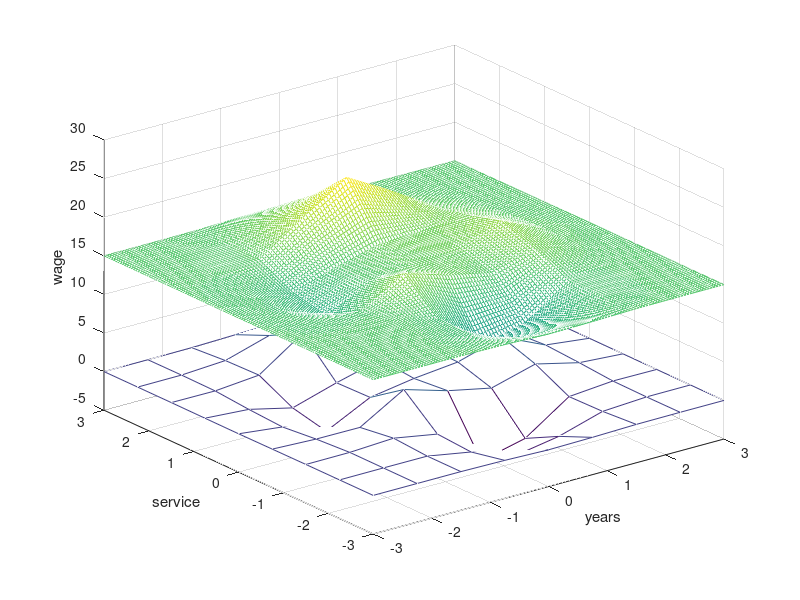

Recreate this plot in MATLAB.
% interpolation examples


%% INTERP1 - Generate a coarse sine curve and interpolate over a finer abscissa.
x = 0:10; 
y = sin(x); 
xi = 0 : 0.25 : 10; 
yi = interp1(x,y,xi);   % use of "interp1"
plot(x,y,'o',xi,yi)



%% SPLINE - This generates a sine curve, then samples the spline over a finer mesh
x = 0:10;
y = sin(x);
xx = 0:.25:10;
yy = spline(x,y,xx);   % use of "spline"
plot(x,y,'o',xx,yy)



%% INTERP2 - Interpolate the peaks function over a finer grid.
[X,Y] = meshgrid(-3:.75:3);
Z = peaks(X,Y);
[XI,YI] = meshgrid(-3:.05:3);
ZI = interp2(X,Y,Z,XI,YI);   % use of "interp2"
mesh(X,Y,Z), hold, mesh(XI,YI,ZI+15)  % plot the interpolated function shifted 15 up
axis([-3 3 -3 3 -5 30])


%% INTERP2 - Example 2
% Given this set of employee data,
years = 1950:10:1990;
service = 10:10:30;
wage = [150.697 199.592 187.625
179.323 195.072 250.287
203.212 179.092 322.767
226.505 153.706 426.730
249.633 120.281 598.243];

wage_new = [wage(:,1)' wage(:,2)' wage(:,3)']
years_new = [years years years]
service_new = [10 10 10 10 10 20 20 20 20 20 30 30 30 30 30]
plot3(years_new, service_new, wage_new,'k*'); hold on;
plot3(1975,15,0,'r*')
xlabel('years');ylabel('service');zlabel('wage');
grid on;

%% it is possible to interpolate to find the wage earned in 1975
% by an employee with 15 years' service:

w = interp2(service,years,wage,15,1975)
plot3(1975,15,w,'b*')